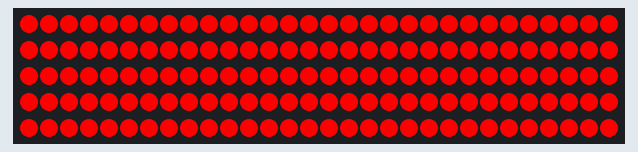
This sketch was run on a simulated Arduino Uno, built with avr-gcc and run on an emulated ATmega328P. Parts: 150 RGB LEDs in strip order, left to right, continuing on the next row. Dim RGB values are drawn brighter than linear.

Above: at 1.1 s.
At 1.6 s:
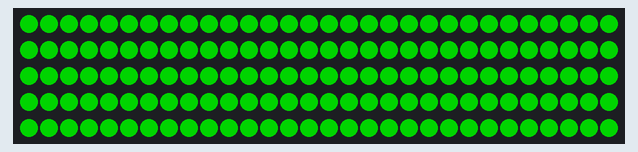
At 2.1 s:
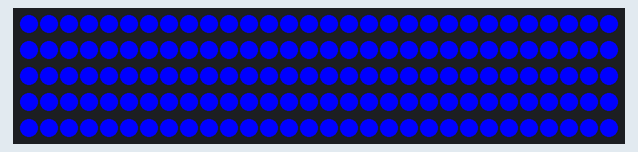

Measured:
- what the display in image 0 shows lasts 0.5 s, from 1.0 s to 1.5 s

The sketch:

WS2812bLedControllerSerial.ino
```cpp
#include "FastLED.h"

// LED Strip
#define NUM_LEDS 150
#define DATA_PIN 6
#define CLOCK_PIN 13

// Serial
#define BAUD_RATE 115000
#define MAX_MESSAGE_SIZE 512

// Define the array of leds
CRGB leds[NUM_LEDS];

boolean  dataReady;
uint16_t bufPos = 0;
uint16_t bufLen = 0;
uint8_t curLed = 0;


void setup() {
  Serial.begin(BAUD_RATE);
  while (!Serial) {
    ; // wait for serial port to connect.
  }
  FastLED.addLeds<WS2812B, DATA_PIN, GRB>(leds, NUM_LEDS);
  clearStrip();
  delay(1000);
  blinkStripRGB();
}

void loop() {
  checkSerial();
  if(dataReady) {
    dataReady = false;
    LEDS.show();
  } else {
    delay(10);
  }
}

// 'N' CC ID RR GG BB
// 'N' = Numeric message, C = count of led blocks, ID = LedId (0-FF), RRGGBB = RGB 00-FF
void checkSerial() {
  while( Serial.available() ) {
    uint16_t by = Serial.read();
    bufPos++;

    if(bufPos == 1 && by != 'N') {
      bufPos = 0;
    } else if(bufPos == 2) {
      bufLen = by * 4 + 2;
      if(bufLen > MAX_MESSAGE_SIZE) {
        bufPos = 0;
        return;
      }
    } else if(bufPos > 2) {
      if(bufPos % 4 == 3) {
        curLed = by;
      } else if(bufPos % 4 == 0) {
        leds[curLed].r = by;
      } else if(bufPos % 4 == 1) {
        leds[curLed].g = by;
      } else if(bufPos % 4 == 2) {
        leds[curLed].b = by;
      }
    }
    if(bufPos == bufLen) {
      dataReady = true;
      bufPos = 0;
    }
    if(bufPos > MAX_MESSAGE_SIZE) {
      bufPos = 0;
    }
  }
}

void blinkStripRGB() {
  int i;
  for (i=0; i < NUM_LEDS; i++) {
    leds[i] = CRGB::Red;
  }
  FastLED.show();
  delay(500);

  for (i=0; i < NUM_LEDS; i++) {
    leds[i] = CRGB::Green;
  }
  FastLED.show();
  delay(500);

  for (i=0; i < NUM_LEDS; i++) {
    leds[i] = CRGB::Blue;
  }
  FastLED.show();
  delay(500);

  clearStrip();
}

void clearStrip() {
  int i;
  for (i=0; i < NUM_LEDS; i++) {
    leds[i] = CRGB::Black;
  }
  FastLED.show();
}
```
